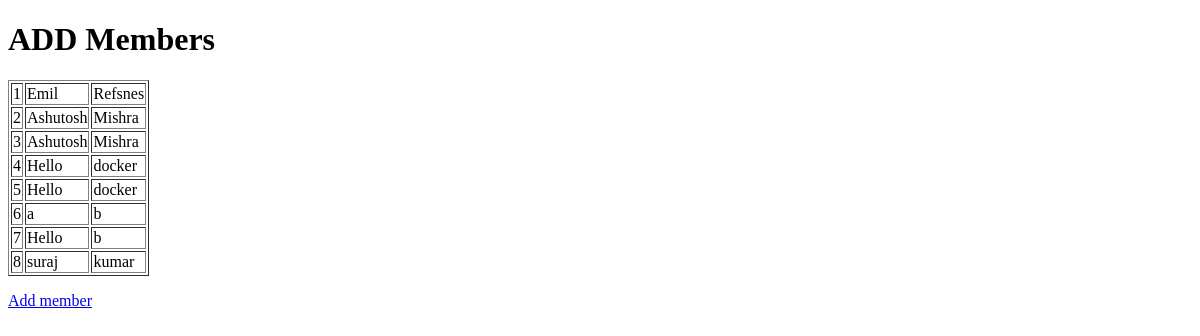
/members/, run on an earlier commit of the app's database.
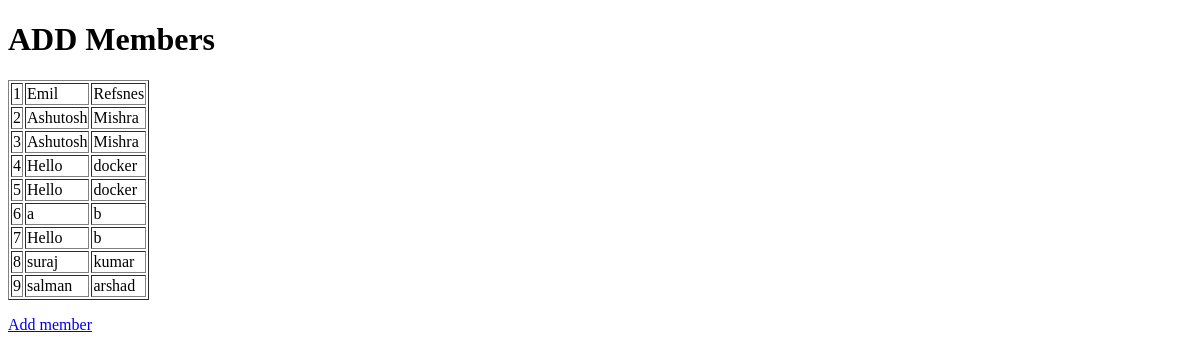
And on a later commit of the database.
### members/models.py (models this page shows)
class Members(models.Model):
  firstname = models.CharField(max_length=255)
  lastname = models.CharField(max_length=255)

### members/views.py (the view)
# urls.py: path('', views.index, name='index'),
def index(request):
  mymembers = Members.objects.all().values()
  templates = loader.get_template('myfirst.html')
  context = {
    'mymembers': mymembers,
  }
  return HttpResponse(templates.render(context, request))

### members/templates/myfirst.html (shortened to what this page needs)
<!DOCTYPE html>
<html lang="en">
<head>
</head>
<body>
    <h1>ADD Members</h1>
    <table border="1">
    {% for x in mymembers %}
    <tr>
    <td>{{ x.id }}</td>
    <td>{{ x.firstname }}</td>
    <td>{{ x.lastname }}</td>
    </tr>
    {% endfor %}
    </table>
    <p>
        <a href="add/">Add member</a>
        </p>
</body>
</html>

What changed in the data, as far as the page shows it:
added Members: id "9", firstname "salman", lastname "arshad"
